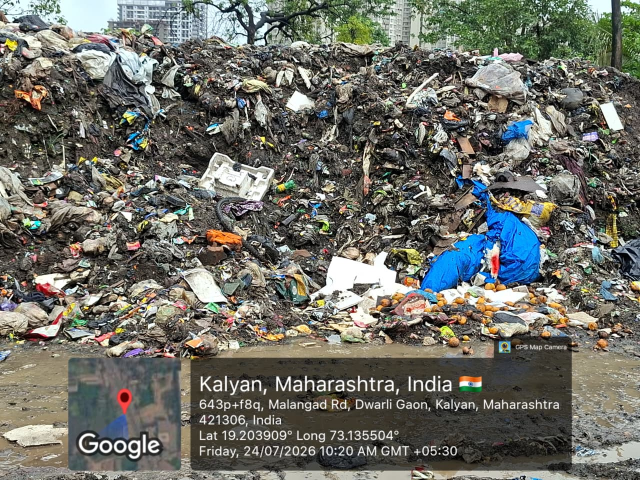
#> input picture Backend/uploads/0956e02a97954215857ec5dbfac4182f.jpeg, 1280 x 960 px (shown at 1/2 size)
$ python -i authenticity_screening_service.py   (imports and definitions only)   (older library calls are emulated)
#> lines starting #> are read from the running program, lines starting #| are printed output that depends on the picture
#> further down, picture is the input picture: shape (960, 1280, 3); mean B, G, R 102.5, 110.4, 109.9
"""Lightweight local image authenticity and AI-generation heuristic screening.

Advisory only. Assesses local pixel frequency distribution and chrominance consistency
without relying on cloud APIs or treating EXIF/GPS metadata as proof of authenticity.
"""

from __future__ import annotations

import logging
import time
from typing import Any, Dict, List, Optional
import cv2
import numpy as np

logger = logging.getLogger("WasteSense_AI")

DEFAULT_CAVEAT = (
    "Advisory heuristic screening only. Evaluates frequency domain artifacts and "
    "gradient distributions. Never treats EXIF/GPS metadata as proof of authenticity. "
    "Subject to false positives on heavily compressed, HDR, or screenshot images; "
    "does not guarantee detection of all generative models."
)


class AuthenticityScreeningService:
    """Offline heuristic screening for potential synthetic or manipulated imagery."""

    def __init__(self, max_dim: int = 1024):
        self.max_dim = max_dim

    def screen_image(self, image_bgr: np.ndarray) -> Dict[str, Any]:
        """Perform heuristic pixel analysis on decoded BGR image."""
        if image_bgr is None or image_bgr.size == 0:
            return {
                "ai_generation_suspected": False,
                "suspicion_score": 0.0,
                "flag_level": "unspecified",
                "indicators": [],
                "caveat": DEFAULT_CAVEAT,
                "screening_time_ms": 0,
            }

        t0 = time.time()
        try:
            h, w = image_bgr.shape[:2]
#> h = 960; w = 1280
            # Normalize dimension for consistent performance
            if max(h, w) > self.max_dim:
                scale = self.max_dim / max(h, w)
#> scale = 0.8
                analyzed = cv2.resize(
                    image_bgr,
                    (int(w * scale), int(h * scale)),
                    interpolation=cv2.INTER_AREA,
                )
            else:
                analyzed = image_bgr

            ah, aw = analyzed.shape[:2]
#> ah = 768; aw = 1024
            gray = cv2.cvtColor(analyzed, cv2.COLOR_BGR2GRAY)
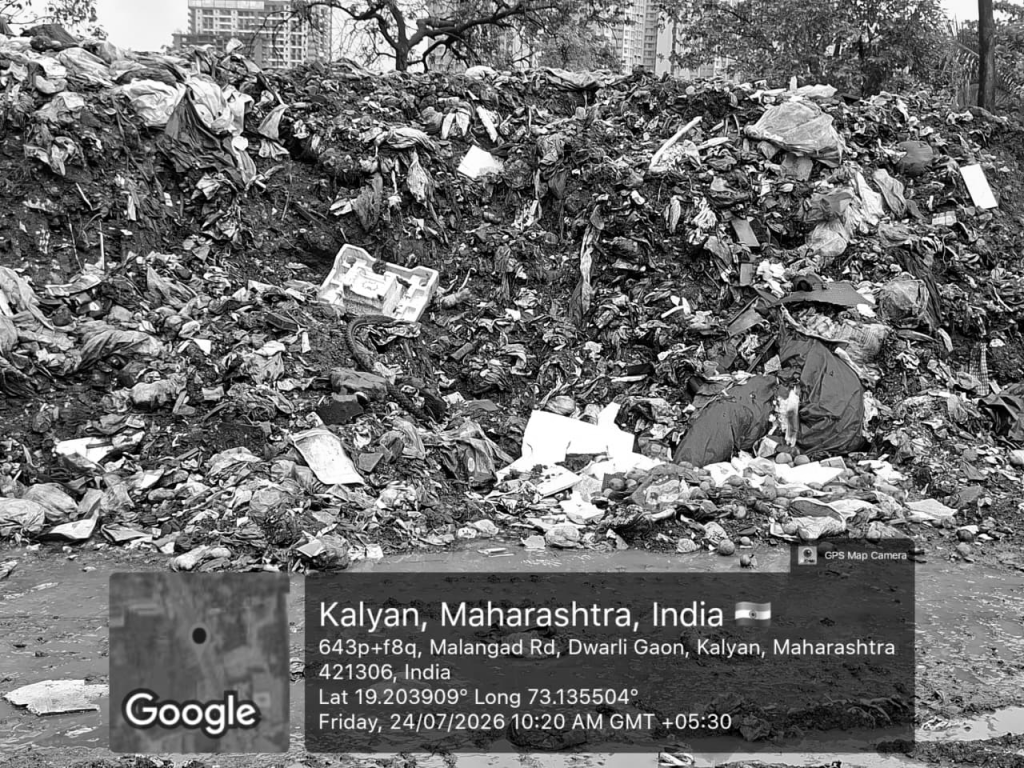
#> gray: shape (768, 1024); min 0, max 255, mean 109.4
            ycrcb = cv2.cvtColor(analyzed, cv2.COLOR_BGR2YCrCb)
#> ycrcb: shape (768, 1024, 3); mean of channels 0, 1, 2 109.4, 128.4, 124.1

            indicators: List[str] = []
            scores: List[float] = []

            # 1. 2D FFT Spectral Lattice Analysis
            # Generative models often introduce periodic grid artifacts from transposed conv / latent decoding
            f = np.fft.fft2(gray.astype(np.float32))
            fshift = np.fft.fftshift(f)
            mag = np.log(np.abs(fshift) + 1e-6)
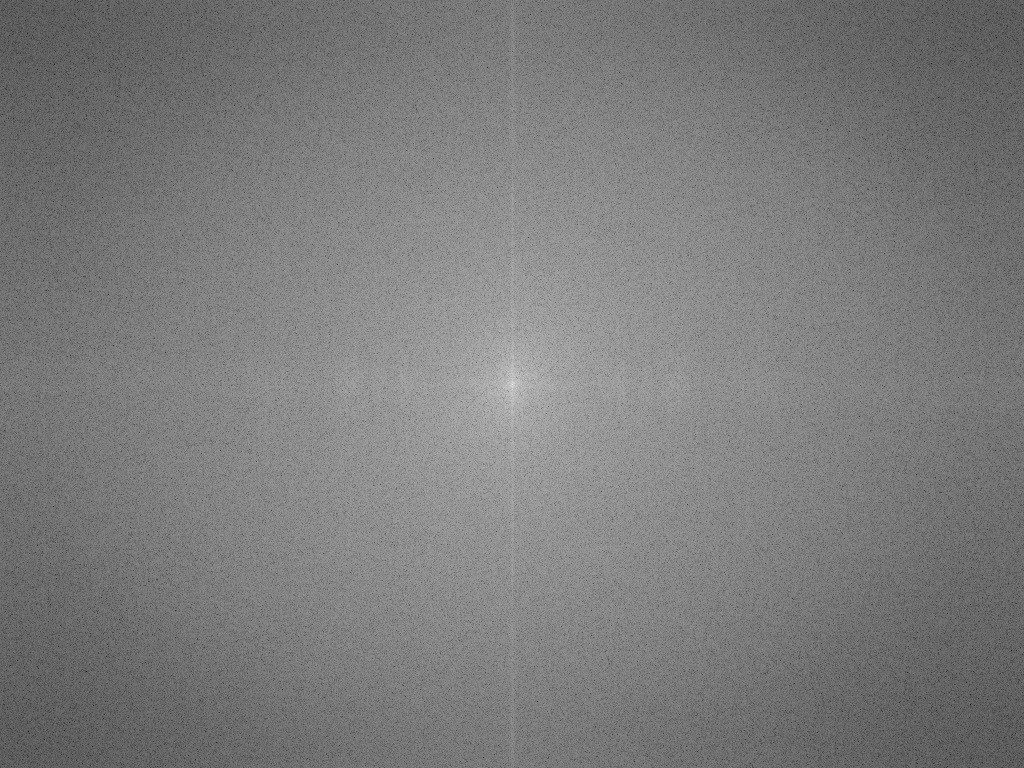
#> mag: shape (768, 1024) float64; min 0.741, max 18.27, mean 9.28; drawn with min black and max white
            mag_norm = (mag - mag.min()) / (mag.max() - mag.min() + 1e-6)

            cy, cx = ah // 2, aw // 2
#> cy = 384; cx = 512
            y, x = np.ogrid[:ah, :aw]
#> y = 768 values from 0 to 767
            r = np.sqrt((x - cx) ** 2 + (y - cy) ** 2)

            high_freq_mask = (r > min(ah, aw) * 0.25) & (r < min(ah, aw) * 0.48)
            if high_freq_mask.sum() > 0:
                high_freq_vals = mag_norm[high_freq_mask]
                hf_max = float(np.max(high_freq_vals))
#> hf_max = 0.646
                hf_mean = float(np.mean(high_freq_vals))
#> hf_mean = 0.514
                hf_peak_ratio = hf_max / (hf_mean + 1e-6)
#> hf_peak_ratio = 1.26

                if hf_peak_ratio > 4.5:
                    indicators.append("periodic_high_frequency_spectral_lattice")
                    scores.append(min(1.0, (hf_peak_ratio - 4.5) / 3.0))
                else:
                    scores.append(0.1)

            # 2. Laplacian High-Frequency Kurtosis
            laplacian = cv2.Laplacian(gray, cv2.CV_32F)
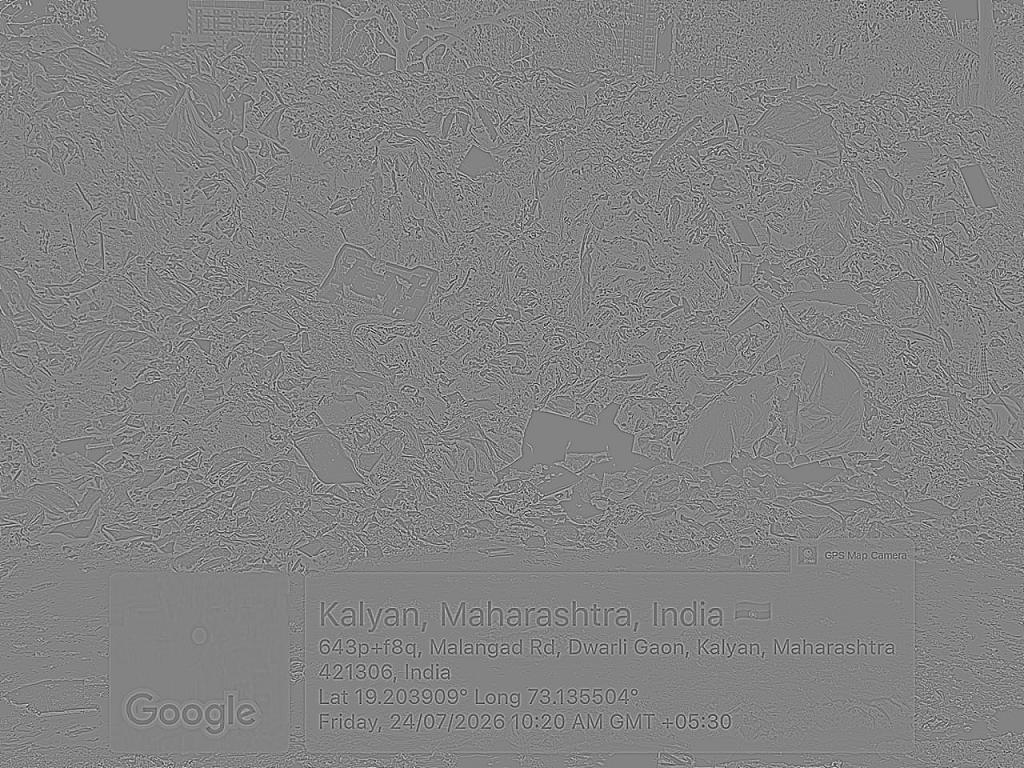
#> laplacian: shape (768, 1024) float32; min -410, max 387, mean 0; drawn with min black and max white
            lap_var = float(np.var(laplacian))
#> lap_var = 4120.4
            lap_std = float(np.std(laplacian))
#> lap_std = 64.19
            if lap_std > 1e-4:
                mean_centered = laplacian - np.mean(laplacian)
                kurtosis = float(np.mean(mean_centered ** 4) / (lap_std ** 4 + 1e-6))
#> kurtosis = 4.64
                if kurtosis > 45.0 or (kurtosis < 3.5 and lap_var > 100):
                    indicators.append("unnatural_gradient_kurtosis")
                    scores.append(0.55)
                else:
                    scores.append(0.15)

            # 3. Y to Cr/Cb Chrominance noise residual consistency
            cr = ycrcb[:, :, 1].astype(np.float32)
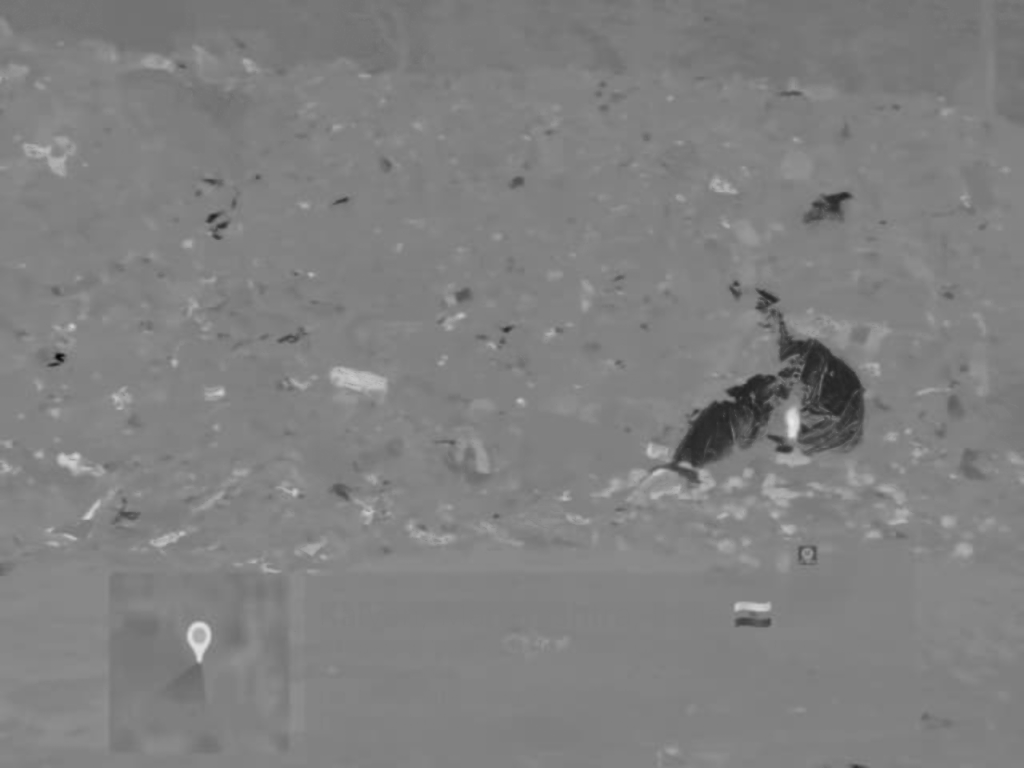
#> cr: shape (768, 1024) float32; min 4, max 233, mean 128.4
            cb = ycrcb[:, :, 2].astype(np.float32)
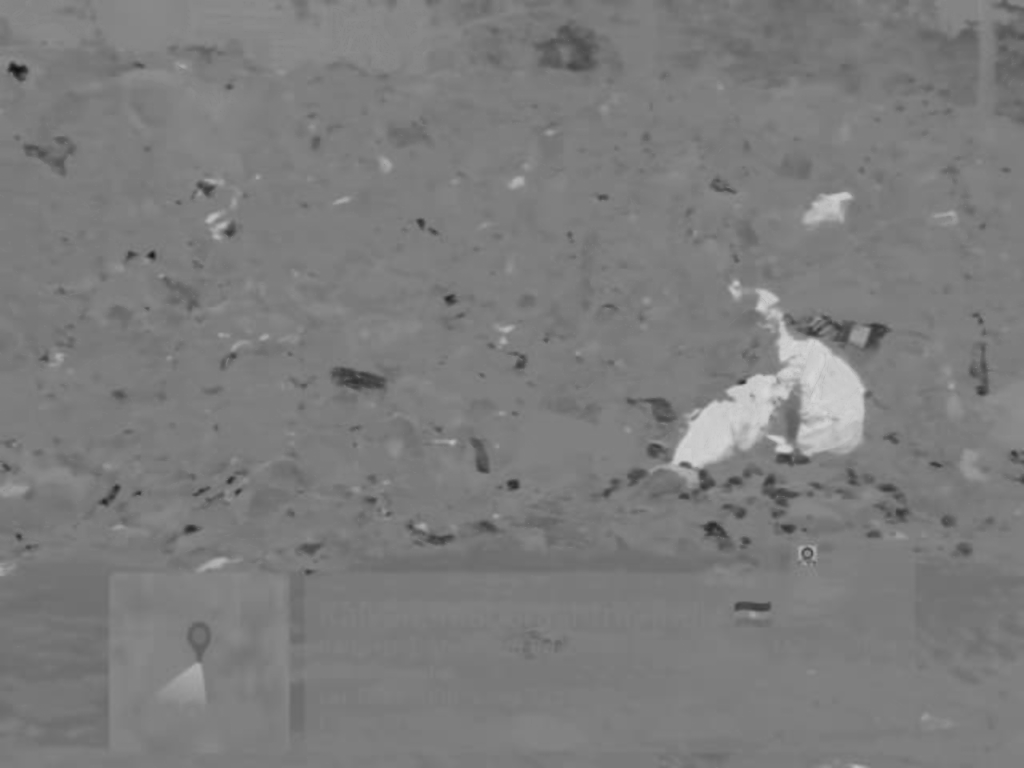
#> cb: shape (768, 1024) float32; min 17, max 215, mean 124.1
            cr_noise = cv2.GaussianBlur(cr, (5, 5), 0) - cr
            cb_noise = cv2.GaussianBlur(cb, (5, 5), 0) - cb
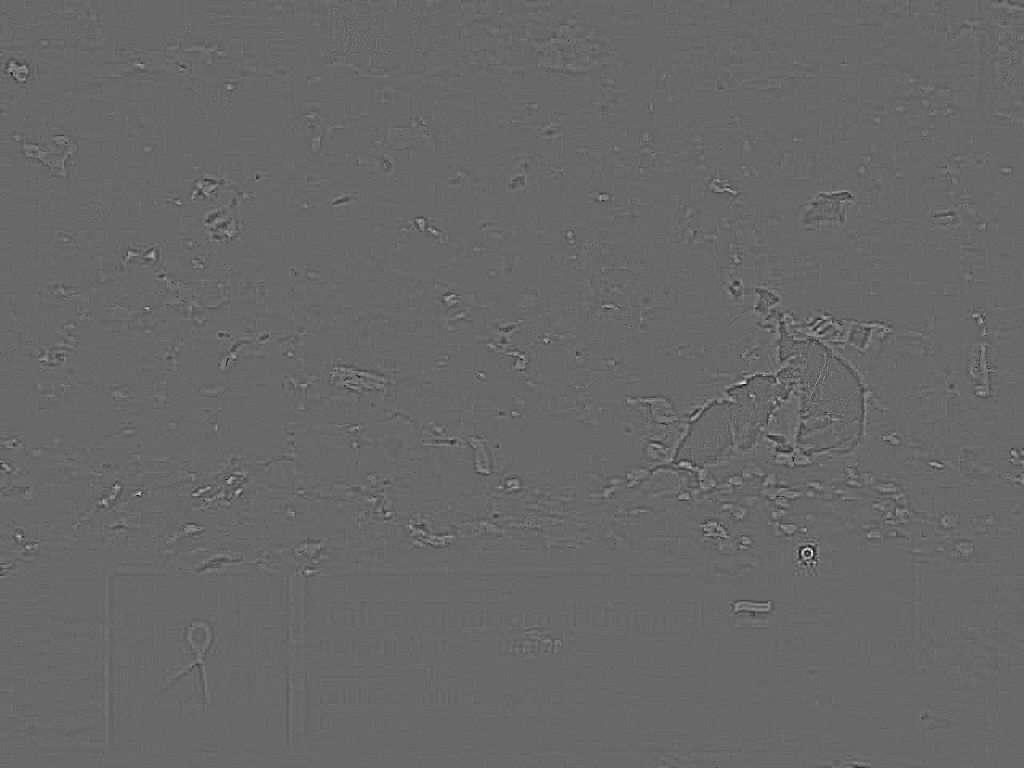
#> cb_noise: shape (768, 1024) float32; min -17.64, max 25.37, mean 0; drawn with min black and max white

            cr_noise_std = float(np.std(cr_noise))
#> cr_noise_std = 0.898
            cb_noise_std = float(np.std(cb_noise))
#> cb_noise_std = 0.877
            ratio = max(cr_noise_std, cb_noise_std) / (min(cr_noise_std, cb_noise_std) + 1e-6)
#> ratio = 1.02

            if ratio > 3.0:
                indicators.append("chrominance_noise_channel_imbalance")
                scores.append(0.4)
            else:
                scores.append(0.05)

            composite_score = float(np.mean(scores)) if scores else 0.0
            elapsed_ms = int((time.time() - t0) * 1000)

            flag_level = "low"
            if composite_score >= 0.65:
                flag_level = "high"
            elif composite_score >= 0.35:
                flag_level = "medium"

            return {
                "ai_generation_suspected": composite_score >= 0.60,
                "suspicion_score": round(composite_score, 3),
                "flag_level": flag_level,
                "indicators": indicators,
                "caveat": DEFAULT_CAVEAT,
                "screening_time_ms": elapsed_ms,
            }
        except Exception as e:
            logger.warning("Authenticity screening error: %s", e)
            return {
                "ai_generation_suspected": False,
                "suspicion_score": 0.0,
                "flag_level": "error",
                "indicators": [],
                "caveat": f"Screening encountered an error: {e}",
                "screening_time_ms": int((time.time() - t0) * 1000),
            }

>>> import cv2
>>> picture = cv2.imread('../../../uploads/0956e02a97954215857ec5dbfac4182f.jpeg')
>>> result = AuthenticityScreeningService().screen_image(picture)
#> result = 6 items

$ run again, on Backend/uploads/2279da3957f44827990f3aa9a11c0244.jpeg
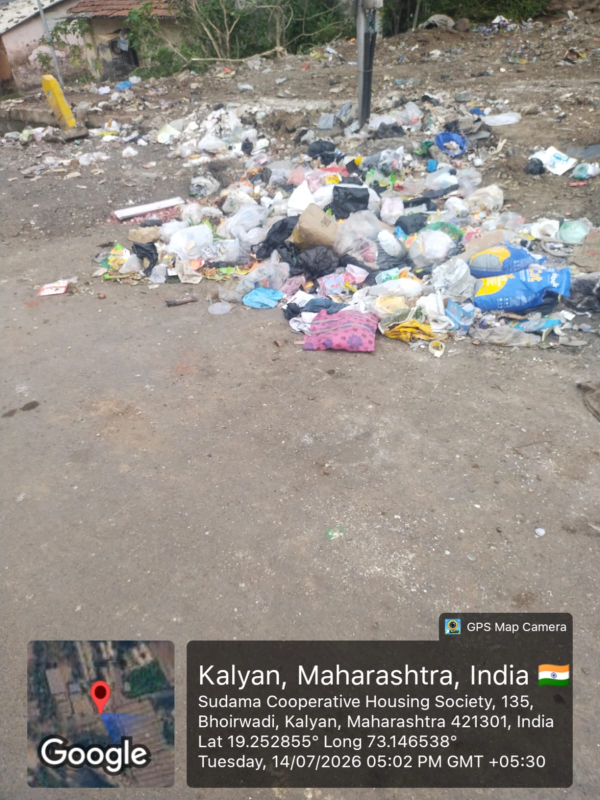
#> input picture Backend/uploads/2279da3957f44827990f3aa9a11c0244.jpeg, 1200 x 1600 px (shown at 1/2 size)
#> picture is the input picture: shape (1600, 1200, 3); mean B, G, R 135, 140.9, 146.6
#> ycrcb: shape (1024, 768, 3); mean of channels 0, 1, 2 141.9, 131.3, 124.1
#> hf_max = 0.655
#> hf_mean = 0.446
#> hf_peak_ratio = 1.47
#> in screen_image, `laplacian = cv2.Laplacian(gray, cv2.CV_32F)`:
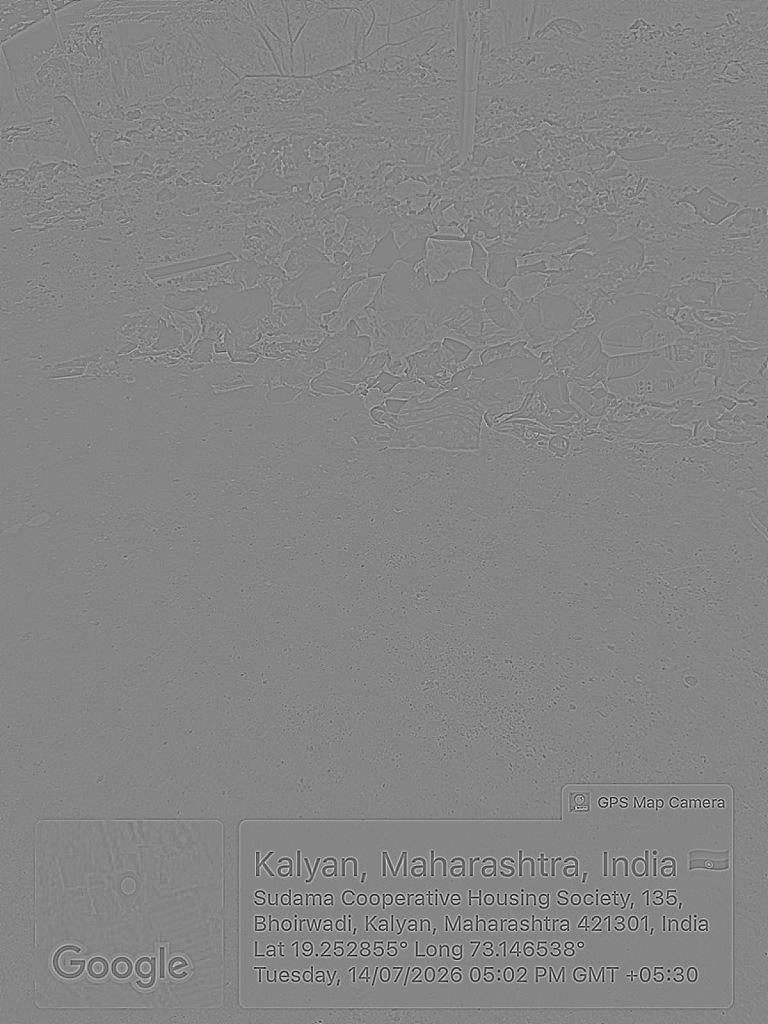
#> laplacian: shape (1024, 768) float32; min -273, max 249, mean 0; drawn with min black and max white
#> lap_var = 473.3
#> lap_std = 21.75
#> kurtosis = 26.59
#> in screen_image, `cb_noise = cv2.GaussianBlur(cb, (5, 5), 0) - cb`:
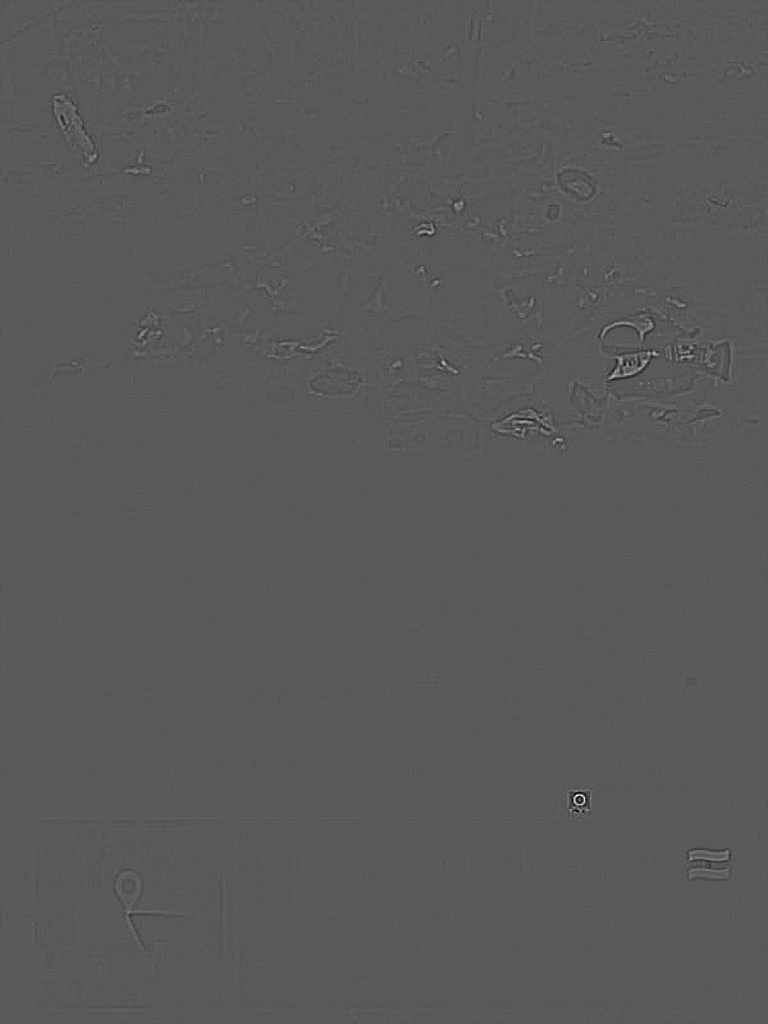
#> cb_noise: shape (1024, 768) float32; min -17.43, max 32.2, mean 0; drawn with min black and max white
#> cr_noise_std = 0.512
#> cb_noise_std = 0.641
#> ratio = 1.25
#> result = 6 items
